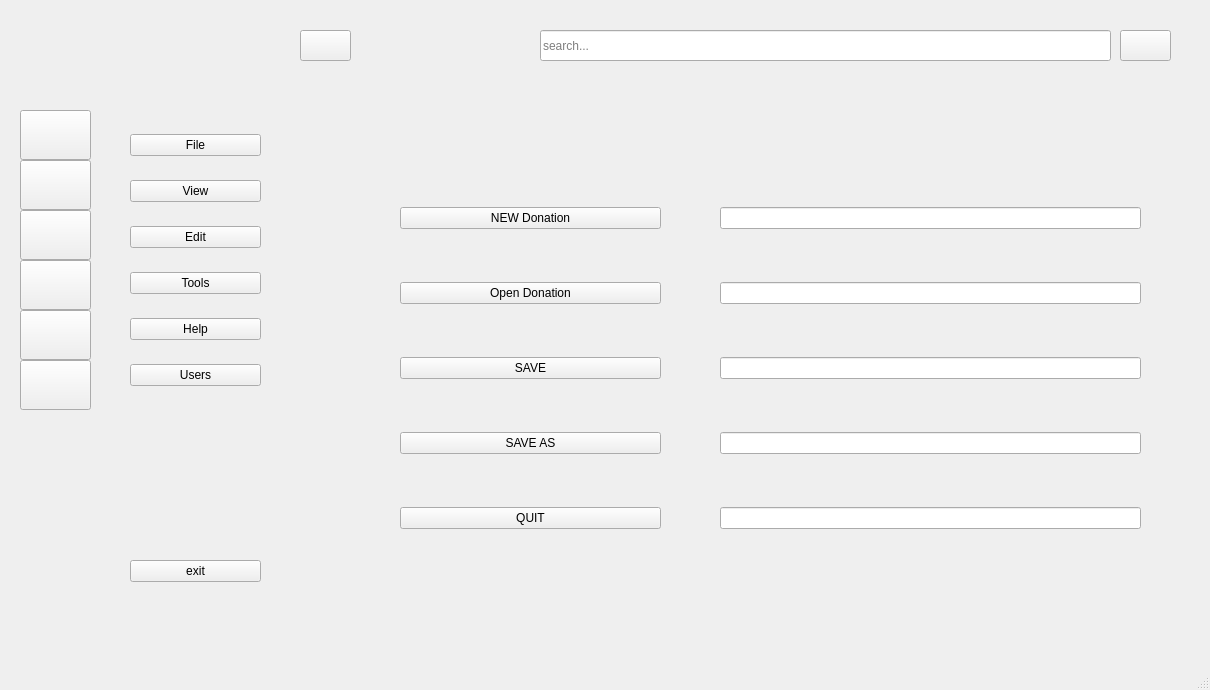
<?xml version="1.0" encoding="UTF-8"?>
<ui version="4.0">
 <class>gestion_donation</class>
 <widget class="QMainWindow" name="gestion_donation">
  <property name="geometry">
   <rect>
    <x>0</x>
    <y>0</y>
    <width>1210</width>
    <height>690</height>
   </rect>
  </property>
  <property name="windowTitle">
   <string>MainWindow</string>
  </property>
  <property name="styleSheet">
   <string notr="true">background-image: url(:/back/backprj.png);</string>
  </property>
  <widget class="QWidget" name="centralwidget">
   <widget class="QWidget" name="icon_only" native="true">
    <property name="geometry">
     <rect>
      <x>10</x>
      <y>10</y>
      <width>91</width>
      <height>621</height>
     </rect>
    </property>
    <widget class="QLabel" name="label_10">
     <property name="geometry">
      <rect>
       <x>0</x>
       <y>10</y>
       <width>91</width>
       <height>611</height>
      </rect>
     </property>
     <property name="text">
      <string/>
     </property>
     <property name="pixmap">
      <pixmap>../../../Bureau/icons/Rectangle 1.png</pixmap>
     </property>
    </widget>
    <widget class="QWidget" name="layoutWidget">
     <property name="geometry">
      <rect>
       <x>10</x>
       <y>100</y>
       <width>71</width>
       <height>652</height>
      </rect>
     </property>
     <layout class="QVBoxLayout" name="verticalLayout">
      <property name="spacing">
       <number>0</number>
      </property>
      <item>
       <widget class="QPushButton" name="pushButton_7">
        <property name="minimumSize">
         <size>
          <width>50</width>
          <height>50</height>
         </size>
        </property>
        <property name="text">
         <string/>
        </property>
        <property name="icon">
         <iconset>
          <normaloff>../../../../Downloads/fichier.png</normaloff>../../../../Downloads/fichier.png</iconset>
        </property>
        <property name="iconSize">
         <size>
          <width>50</width>
          <height>50</height>
         </size>
        </property>
        <property name="checkable">
         <bool>true</bool>
        </property>
        <property name="autoExclusive">
         <bool>true</bool>
        </property>
       </widget>
      </item>
      <item>
       <widget class="QPushButton" name="pushButton">
        <property name="minimumSize">
         <size>
          <width>50</width>
          <height>50</height>
         </size>
        </property>
        <property name="text">
         <string/>
        </property>
        <property name="icon">
         <iconset>
          <normaloff>../../../../Downloads/afficher.png</normaloff>../../../../Downloads/afficher.png</iconset>
        </property>
        <property name="iconSize">
         <size>
          <width>50</width>
          <height>50</height>
         </size>
        </property>
        <property name="checkable">
         <bool>true</bool>
        </property>
        <property name="autoExclusive">
         <bool>true</bool>
        </property>
       </widget>
      </item>
      <item>
       <widget class="QPushButton" name="pushButton_2">
        <property name="minimumSize">
         <size>
          <width>50</width>
          <height>50</height>
         </size>
        </property>
        <property name="text">
         <string/>
        </property>
        <property name="icon">
         <iconset>
          <normaloff>../../../../Downloads/fi-rr-edit.png</normaloff>../../../../Downloads/fi-rr-edit.png</iconset>
        </property>
        <property name="iconSize">
         <size>
          <width>50</width>
          <height>50</height>
         </size>
        </property>
        <property name="checkable">
         <bool>true</bool>
        </property>
        <property name="autoExclusive">
         <bool>true</bool>
        </property>
       </widget>
      </item>
      <item>
       <widget class="QPushButton" name="pushButton_3">
        <property name="minimumSize">
         <size>
          <width>50</width>
          <height>50</height>
         </size>
        </property>
        <property name="text">
         <string/>
        </property>
        <property name="icon">
         <iconset>
          <normaloff>../../../../Downloads/outils.png</normaloff>../../../../Downloads/outils.png</iconset>
        </property>
        <property name="iconSize">
         <size>
          <width>50</width>
          <height>50</height>
         </size>
        </property>
        <property name="checkable">
         <bool>true</bool>
        </property>
        <property name="autoExclusive">
         <bool>true</bool>
        </property>
       </widget>
      </item>
      <item>
       <widget class="QPushButton" name="pushButton_4">
        <property name="minimumSize">
         <size>
          <width>50</width>
          <height>50</height>
         </size>
        </property>
        <property name="text">
         <string/>
        </property>
        <property name="icon">
         <iconset>
          <normaloff>../../../../Downloads/fi-rr-interrogation.png</normaloff>../../../../Downloads/fi-rr-interrogation.png</iconset>
        </property>
        <property name="iconSize">
         <size>
          <width>50</width>
          <height>50</height>
         </size>
        </property>
        <property name="checkable">
         <bool>true</bool>
        </property>
        <property name="autoExclusive">
         <bool>true</bool>
        </property>
       </widget>
      </item>
      <item>
       <widget class="QPushButton" name="pushButton_5">
        <property name="minimumSize">
         <size>
          <width>50</width>
          <height>50</height>
         </size>
        </property>
        <property name="text">
         <string/>
        </property>
        <property name="icon">
         <iconset>
          <normaloff>../../../../Downloads/fi-rr-following.png</normaloff>../../../../Downloads/fi-rr-following.png</iconset>
        </property>
        <property name="iconSize">
         <size>
          <width>50</width>
          <height>50</height>
         </size>
        </property>
        <property name="checkable">
         <bool>true</bool>
        </property>
        <property name="autoExclusive">
         <bool>true</bool>
        </property>
       </widget>
      </item>
      <item>
       <spacer name="verticalSpacer_2">
        <property name="orientation">
         <enum>Qt::Vertical</enum>
        </property>
        <property name="sizeType">
         <enum>QSizePolicy::Minimum</enum>
        </property>
        <property name="sizeHint" stdset="0">
         <size>
          <width>20</width>
          <height>300</height>
         </size>
        </property>
       </spacer>
      </item>
      <item>
       <widget class="QPushButton" name="pushButton_6">
        <property name="minimumSize">
         <size>
          <width>50</width>
          <height>50</height>
         </size>
        </property>
        <property name="text">
         <string/>
        </property>
        <property name="icon">
         <iconset>
          <normaloff>../../../../Downloads/fi-rr-cross-circle.png</normaloff>../../../../Downloads/fi-rr-cross-circle.png</iconset>
        </property>
        <property name="iconSize">
         <size>
          <width>50</width>
          <height>50</height>
         </size>
        </property>
        <property name="checkable">
         <bool>true</bool>
        </property>
        <property name="autoExclusive">
         <bool>true</bool>
        </property>
       </widget>
      </item>
     </layout>
    </widget>
    <widget class="QWidget" name="layoutWidget_2">
     <property name="geometry">
      <rect>
       <x>10</x>
       <y>20</y>
       <width>64</width>
       <height>61</height>
      </rect>
     </property>
     <layout class="QHBoxLayout" name="horizontalLayout">
      <item>
       <spacer name="horizontalSpacer_3">
        <property name="orientation">
         <enum>Qt::Horizontal</enum>
        </property>
        <property name="sizeHint" stdset="0">
         <size>
          <width>40</width>
          <height>20</height>
         </size>
        </property>
       </spacer>
      </item>
      <item>
       <widget class="QLabel" name="label">
        <property name="minimumSize">
         <size>
          <width>50</width>
          <height>50</height>
         </size>
        </property>
        <property name="maximumSize">
         <size>
          <width>50</width>
          <height>50</height>
         </size>
        </property>
        <property name="text">
         <string/>
        </property>
        <property name="pixmap">
         <pixmap>../../../Bureau/icons/logo.png</pixmap>
        </property>
        <property name="scaledContents">
         <bool>true</bool>
        </property>
       </widget>
      </item>
      <item>
       <spacer name="horizontalSpacer_4">
        <property name="orientation">
         <enum>Qt::Horizontal</enum>
        </property>
        <property name="sizeHint" stdset="0">
         <size>
          <width>40</width>
          <height>20</height>
         </size>
        </property>
       </spacer>
      </item>
     </layout>
    </widget>
   </widget>
   <widget class="QWidget" name="full_menu" native="true">
    <property name="geometry">
     <rect>
      <x>120</x>
      <y>10</y>
      <width>151</width>
      <height>611</height>
     </rect>
    </property>
    <widget class="QLabel" name="label_11">
     <property name="geometry">
      <rect>
       <x>10</x>
       <y>10</y>
       <width>131</width>
       <height>601</height>
      </rect>
     </property>
     <property name="text">
      <string/>
     </property>
     <property name="pixmap">
      <pixmap>../../../Bureau/icons/Rectangle 1.png</pixmap>
     </property>
    </widget>
    <widget class="QWidget" name="layoutWidget_3">
     <property name="geometry">
      <rect>
       <x>10</x>
       <y>100</y>
       <width>131</width>
       <height>501</height>
      </rect>
     </property>
     <layout class="QVBoxLayout" name="verticalLayout_2">
      <property name="spacing">
       <number>0</number>
      </property>
      <item>
       <widget class="QPushButton" name="pushButton_8">
        <property name="text">
         <string>File</string>
        </property>
        <property name="icon">
         <iconset>
          <normaloff>../../../../Downloads/fichier.png</normaloff>../../../../Downloads/fichier.png</iconset>
        </property>
        <property name="iconSize">
         <size>
          <width>25</width>
          <height>25</height>
         </size>
        </property>
        <property name="checkable">
         <bool>true</bool>
        </property>
        <property name="autoExclusive">
         <bool>true</bool>
        </property>
       </widget>
      </item>
      <item>
       <widget class="QPushButton" name="pushButton_9">
        <property name="text">
         <string>View</string>
        </property>
        <property name="icon">
         <iconset>
          <normaloff>../../../../Downloads/afficher.png</normaloff>../../../../Downloads/afficher.png</iconset>
        </property>
        <property name="iconSize">
         <size>
          <width>25</width>
          <height>25</height>
         </size>
        </property>
        <property name="checkable">
         <bool>true</bool>
        </property>
        <property name="autoExclusive">
         <bool>true</bool>
        </property>
       </widget>
      </item>
      <item>
       <widget class="QPushButton" name="pushButton_10">
        <property name="text">
         <string>Edit</string>
        </property>
        <property name="icon">
         <iconset>
          <normaloff>../../../../Downloads/fi-rr-edit.png</normaloff>../../../../Downloads/fi-rr-edit.png</iconset>
        </property>
        <property name="iconSize">
         <size>
          <width>25</width>
          <height>25</height>
         </size>
        </property>
        <property name="checkable">
         <bool>true</bool>
        </property>
        <property name="autoExclusive">
         <bool>true</bool>
        </property>
       </widget>
      </item>
      <item>
       <widget class="QPushButton" name="pushButton_11">
        <property name="text">
         <string>Tools</string>
        </property>
        <property name="icon">
         <iconset>
          <normaloff>../../../../Downloads/outils.png</normaloff>../../../../Downloads/outils.png</iconset>
        </property>
        <property name="iconSize">
         <size>
          <width>25</width>
          <height>25</height>
         </size>
        </property>
        <property name="checkable">
         <bool>true</bool>
        </property>
        <property name="autoExclusive">
         <bool>true</bool>
        </property>
       </widget>
      </item>
      <item>
       <widget class="QPushButton" name="pushButton_12">
        <property name="text">
         <string>Help</string>
        </property>
        <property name="icon">
         <iconset>
          <normaloff>../../../../Downloads/fi-rr-interrogation.png</normaloff>../../../../Downloads/fi-rr-interrogation.png</iconset>
        </property>
        <property name="iconSize">
         <size>
          <width>25</width>
          <height>25</height>
         </size>
        </property>
        <property name="checkable">
         <bool>true</bool>
        </property>
        <property name="autoExclusive">
         <bool>true</bool>
        </property>
       </widget>
      </item>
      <item>
       <widget class="QPushButton" name="pushButton_13">
        <property name="text">
         <string>Users</string>
        </property>
        <property name="icon">
         <iconset>
          <normaloff>../../../../Downloads/fi-rr-following.png</normaloff>../../../../Downloads/fi-rr-following.png</iconset>
        </property>
        <property name="iconSize">
         <size>
          <width>25</width>
          <height>25</height>
         </size>
        </property>
        <property name="checkable">
         <bool>true</bool>
        </property>
        <property name="autoExclusive">
         <bool>true</bool>
        </property>
       </widget>
      </item>
      <item>
       <spacer name="verticalSpacer">
        <property name="orientation">
         <enum>Qt::Vertical</enum>
        </property>
        <property name="sizeType">
         <enum>QSizePolicy::Maximum</enum>
        </property>
        <property name="sizeHint" stdset="0">
         <size>
          <width>20</width>
          <height>150</height>
         </size>
        </property>
       </spacer>
      </item>
      <item>
       <widget class="QPushButton" name="pushButton_14">
        <property name="text">
         <string>exit</string>
        </property>
        <property name="icon">
         <iconset>
          <normaloff>../../../../Downloads/fi-rr-cross-circle.png</normaloff>../../../../Downloads/fi-rr-cross-circle.png</iconset>
        </property>
        <property name="iconSize">
         <size>
          <width>25</width>
          <height>25</height>
         </size>
        </property>
        <property name="checkable">
         <bool>true</bool>
        </property>
        <property name="autoExclusive">
         <bool>true</bool>
        </property>
       </widget>
      </item>
     </layout>
    </widget>
    <widget class="QLabel" name="label_2">
     <property name="geometry">
      <rect>
       <x>50</x>
       <y>30</y>
       <width>50</width>
       <height>50</height>
      </rect>
     </property>
     <property name="minimumSize">
      <size>
       <width>50</width>
       <height>50</height>
      </size>
     </property>
     <property name="maximumSize">
      <size>
       <width>50</width>
       <height>50</height>
      </size>
     </property>
     <property name="sizeIncrement">
      <size>
       <width>0</width>
       <height>0</height>
      </size>
     </property>
     <property name="baseSize">
      <size>
       <width>0</width>
       <height>0</height>
      </size>
     </property>
     <property name="text">
      <string/>
     </property>
     <property name="pixmap">
      <pixmap>../../../Bureau/icons/logo.png</pixmap>
     </property>
     <property name="scaledContents">
      <bool>true</bool>
     </property>
     <property name="alignment">
      <set>Qt::AlignBottom|Qt::AlignHCenter</set>
     </property>
     <property name="margin">
      <number>0</number>
     </property>
     <property name="indent">
      <number>0</number>
     </property>
    </widget>
   </widget>
   <widget class="QWidget" name="widget" native="true">
    <property name="geometry">
     <rect>
      <x>280</x>
      <y>20</y>
      <width>1021</width>
      <height>601</height>
     </rect>
    </property>
    <widget class="QLineEdit" name="lineEdit">
     <property name="geometry">
      <rect>
       <x>260</x>
       <y>10</y>
       <width>571</width>
       <height>31</height>
      </rect>
     </property>
     <property name="text">
      <string/>
     </property>
     <property name="cursorPosition">
      <number>0</number>
     </property>
     <property name="placeholderText">
      <string>search...</string>
     </property>
    </widget>
    <widget class="QPushButton" name="pushButton_15">
     <property name="geometry">
      <rect>
       <x>20</x>
       <y>10</y>
       <width>51</width>
       <height>31</height>
      </rect>
     </property>
     <property name="text">
      <string/>
     </property>
     <property name="icon">
      <iconset>
       <normaloff>../../../Bureau/icons/menu.png</normaloff>../../../Bureau/icons/menu.png</iconset>
     </property>
     <property name="checkable">
      <bool>true</bool>
     </property>
    </widget>
    <widget class="QPushButton" name="pushButton_16">
     <property name="geometry">
      <rect>
       <x>840</x>
       <y>10</y>
       <width>51</width>
       <height>31</height>
      </rect>
     </property>
     <property name="text">
      <string/>
     </property>
     <property name="icon">
      <iconset>
       <normaloff>../../../../Downloads/fi-rr-search.png</normaloff>../../../../Downloads/fi-rr-search.png</iconset>
     </property>
    </widget>
    <widget class="QPushButton" name="pushButton_17">
     <property name="geometry">
      <rect>
       <x>940</x>
       <y>20</y>
       <width>51</width>
       <height>31</height>
      </rect>
     </property>
     <property name="text">
      <string/>
     </property>
     <property name="icon">
      <iconset>
       <normaloff>../../../../Downloads/fi-rr-laugh.png</normaloff>../../../../Downloads/fi-rr-laugh.png</iconset>
     </property>
    </widget>
    <widget class="QStackedWidget" name="stackedWidget">
     <property name="geometry">
      <rect>
       <x>90</x>
       <y>60</y>
       <width>901</width>
       <height>511</height>
      </rect>
     </property>
     <property name="autoFillBackground">
      <bool>false</bool>
     </property>
     <property name="currentIndex">
      <number>0</number>
     </property>
     <widget class="QWidget" name="page">
      <widget class="QWidget" name="layoutWidget_4">
       <property name="geometry">
        <rect>
         <x>30</x>
         <y>80</y>
         <width>261</width>
         <height>421</height>
        </rect>
       </property>
       <layout class="QVBoxLayout" name="verticalLayout_3">
        <item>
         <widget class="QPushButton" name="pushButton_18">
          <property name="sizePolicy">
           <sizepolicy hsizetype="Minimum" vsizetype="Maximum">
            <horstretch>50</horstretch>
            <verstretch>0</verstretch>
           </sizepolicy>
          </property>
          <property name="text">
           <string>NEW Donation</string>
          </property>
          <property name="icon">
           <iconset>
            <normaloff>../../../../Downloads/fi-rr-folder-add.png</normaloff>../../../../Downloads/fi-rr-folder-add.png</iconset>
          </property>
         </widget>
        </item>
        <item>
         <widget class="QPushButton" name="pushButton_19">
          <property name="text">
           <string>Open Donation</string>
          </property>
          <property name="icon">
           <iconset>
            <normaloff>../../../../Downloads/fi-rr-pharmacy.png</normaloff>../../../../Downloads/fi-rr-pharmacy.png</iconset>
          </property>
         </widget>
        </item>
        <item>
         <widget class="QPushButton" name="pushButton_20">
          <property name="text">
           <string>SAVE</string>
          </property>
          <property name="icon">
           <iconset>
            <normaloff>../../../../Downloads/fi-rr-cloud-download.png</normaloff>../../../../Downloads/fi-rr-cloud-download.png</iconset>
          </property>
         </widget>
        </item>
        <item>
         <widget class="QPushButton" name="pushButton_21">
          <property name="text">
           <string>SAVE AS</string>
          </property>
          <property name="icon">
           <iconset>
            <normaloff>../../../../Downloads/fi-rr-sign-out-alt.png</normaloff>../../../../Downloads/fi-rr-sign-out-alt.png</iconset>
          </property>
         </widget>
        </item>
        <item>
         <widget class="QPushButton" name="pushButton_22">
          <property name="text">
           <string>QUIT</string>
          </property>
          <property name="icon">
           <iconset>
            <normaloff>../../../../Downloads/Ellipse 9.png</normaloff>../../../../Downloads/Ellipse 9.png</iconset>
          </property>
         </widget>
        </item>
       </layout>
      </widget>
      <widget class="QWidget" name="layoutWidget_5">
       <property name="geometry">
        <rect>
         <x>350</x>
         <y>80</y>
         <width>421</width>
         <height>421</height>
        </rect>
       </property>
       <layout class="QVBoxLayout" name="verticalLayout_4">
        <item>
         <widget class="QLineEdit" name="lineEdit_6"/>
        </item>
        <item>
         <widget class="QLineEdit" name="lineEdit_7"/>
        </item>
        <item>
         <widget class="QLineEdit" name="lineEdit_8"/>
        </item>
        <item>
         <widget class="QLineEdit" name="lineEdit_9"/>
        </item>
        <item>
         <widget class="QLineEdit" name="lineEdit_10"/>
        </item>
       </layout>
      </widget>
     </widget>
     <widget class="QWidget" name="page_4">
      <widget class="QLabel" name="label_6">
       <property name="geometry">
        <rect>
         <x>-70</x>
         <y>25</y>
         <width>941</width>
         <height>501</height>
        </rect>
       </property>
       <property name="text">
        <string/>
       </property>
       <property name="pixmap">
        <pixmap>../../../../Downloads/Hero Page.png</pixmap>
       </property>
      </widget>
     </widget>
     <widget class="QWidget" name="page_5">
      <widget class="QLabel" name="label_7">
       <property name="geometry">
        <rect>
         <x>430</x>
         <y>220</y>
         <width>56</width>
         <height>16</height>
        </rect>
       </property>
       <property name="text">
        <string>edit page</string>
       </property>
      </widget>
     </widget>
     <widget class="QWidget" name="page_2">
      <widget class="QLabel" name="label_5">
       <property name="geometry">
        <rect>
         <x>450</x>
         <y>186</y>
         <width>56</width>
         <height>20</height>
        </rect>
       </property>
       <property name="text">
        <string>tools page</string>
       </property>
      </widget>
     </widget>
     <widget class="QWidget" name="page_6">
      <widget class="QLabel" name="label_8">
       <property name="geometry">
        <rect>
         <x>420</x>
         <y>240</y>
         <width>56</width>
         <height>16</height>
        </rect>
       </property>
       <property name="text">
        <string>help page</string>
       </property>
      </widget>
     </widget>
     <widget class="QWidget" name="page_3">
      <widget class="QLabel" name="label_9">
       <property name="geometry">
        <rect>
         <x>370</x>
         <y>230</y>
         <width>121</width>
         <height>51</height>
        </rect>
       </property>
       <property name="text">
        <string>user page</string>
       </property>
      </widget>
     </widget>
    </widget>
   </widget>
  </widget>
  <widget class="QMenuBar" name="menubar">
   <property name="geometry">
    <rect>
     <x>0</x>
     <y>0</y>
     <width>1210</width>
     <height>26</height>
    </rect>
   </property>
  </widget>
  <widget class="QStatusBar" name="statusbar"/>
 </widget>
 <resources/>
 <connections/>
</ui>
